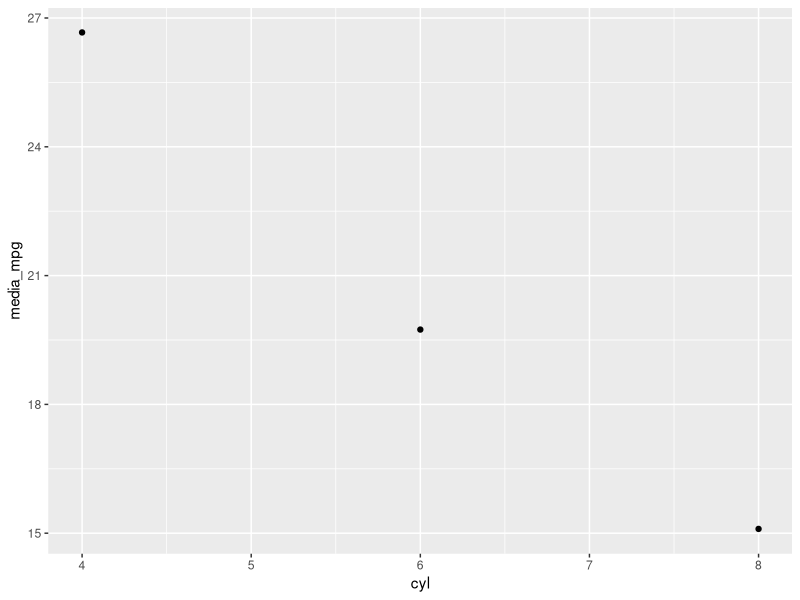
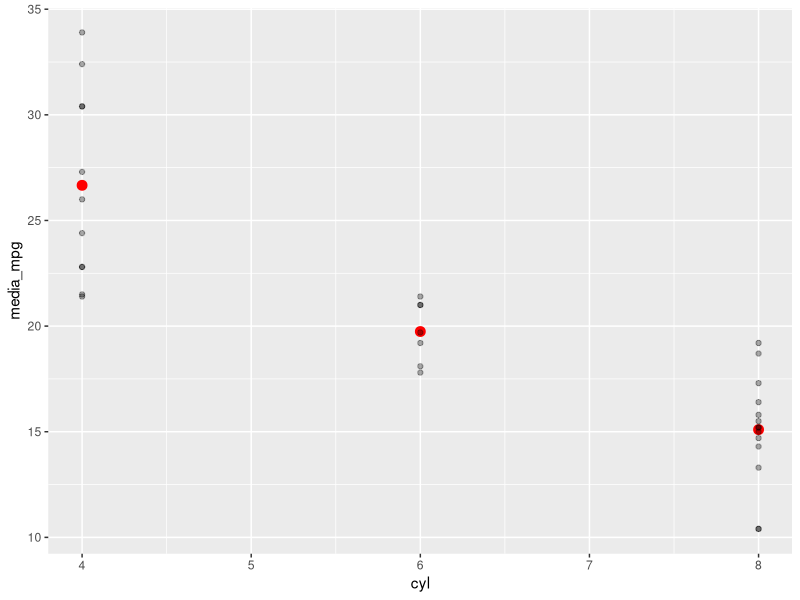
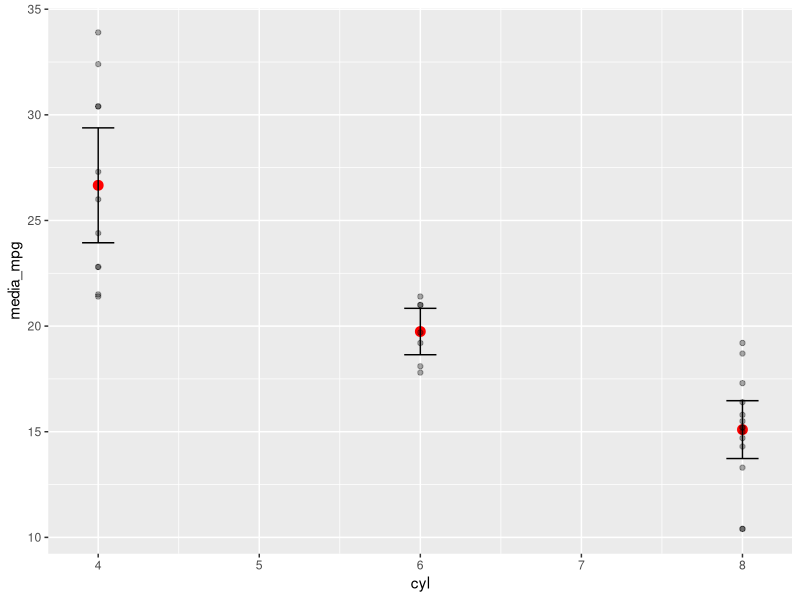

R code for these plots, in order:
## ---- chunk 1
knitr::opts_chunk$set(echo = TRUE)
## ---- chunk 2
library(tidyverse)
## ---- chunk 3
 mtcars |> 
  group_by(cyl) |> 
  summarise(
    media_mpg = mean(mpg)
  ) |> 
  ggplot(aes(x = cyl, y = media_mpg)) + geom_point()
## ---- chunk 4
 mtcars |> 
  group_by(cyl) |> 
  summarise(
    media_mpg = mean(mpg)
  ) |> 
  ggplot(aes(x = cyl, y = media_mpg)) + geom_point(color ="red", size = I(3))+
  geom_point(data = mtcars, aes(x = cyl, y = mpg), alpha = 1/3)
## ---- chunk 5
 mtcars |> 
  group_by(cyl) |> 
  summarise(
    media_mpg = mean(mpg),
    se = sd(mpg)/sqrt(n())
  ) |> 
  ggplot(aes(x = cyl, y = media_mpg)) + geom_point(color ="red", size=3) +
  geom_point(data = mtcars, aes(x = cyl, y = mpg), alpha = 1/3)+
  geom_errorbar(aes(ymin = media_mpg - 2*se, ymax = media_mpg + 2*se), 
                width = .2)
## ---- chunk 6
 mtcars |> 
  group_by(carb) |> 
  summarise(
    conteo = n(),
    media_mpg = mean(mpg),
    media_qsec = mean(qsec)
  ) |>  filter(carb >= 4, conteo != 10 )
## ---- chunk 7
 mtcars |> 
  group_by(cyl, wt>mean(wt)) |> 
  summarise(
    mean_wt = mean(wt),
    max_mpg = max(mpg),
    min_mpg = min(mpg)
  )

## ---- chunk 8
mtcars |> 
  group_by(cyl) |> 
  summarise(
    media_mpg = mean(mpg, na.rm =TRUE)
  )

